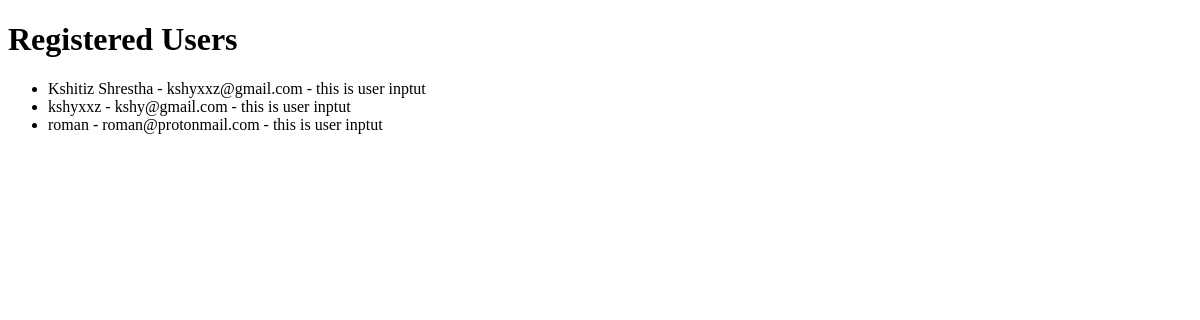
Page /registration/ on the earlier database version.
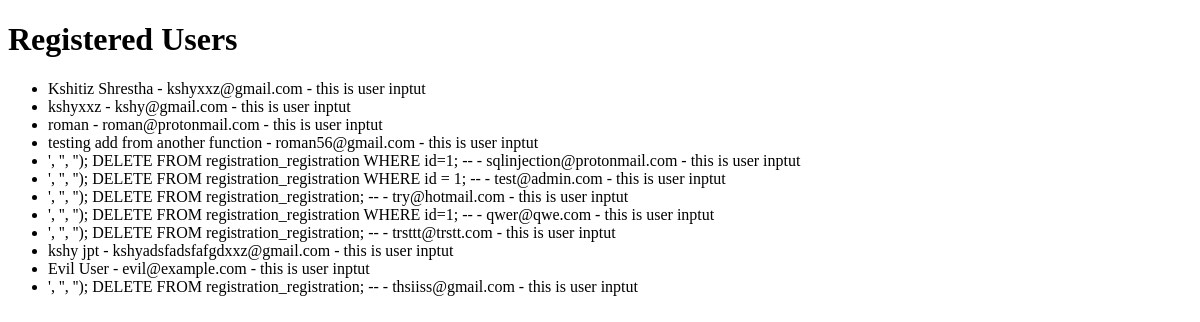
Same page on the later database version.
### registration/models.py (models this page shows)
class Registration(models.Model):
	name = models.CharField(max_length=100)
	email = models.EmailField(unique=True)
	password = models.CharField(max_length=128)

### registration/views.py (the view)
# urls.py: path('',views.list_user, name='list'),
def list_user(request):
	users = Registration.objects.all()
	user_input = "this is user inptut"
	return render(request, 'registration/list.html', {'users': users, 'user_input': user_input})

### registration/templates/registration/list.html (shortened to what this page needs)
<!doctype html>
<html lang="en">
	<head>
	</head>
	<body>
		<h1>Registered Users</h1>
		<ul>
			{% for user in users %}
			<li>{{ user.name }} - {{ user.email }} - {{ user_input }}</li>
			{% endfor %}
		</ul>
	</body>
</html>

Differences in the rows shown:
added Registration: name "testing add from another function", email "roman56@gmail.com", user_input "this is user inptut"
added Registration: name "', '', ''); DELETE FROM registration_registration WHERE id=1; --", email "sqlinjection@protonmail.com", user_input "this is user inptut"
added Registration: name "', '', ''); DELETE FROM registration_registration WHERE id = 1; --", email "test@admin.com", user_input "this is user inptut"
added Registration: name "', '', ''); DELETE FROM registration_registration; --", email "try@hotmail.com", user_input "this is user inptut"
added Registration: name "', '', ''); DELETE FROM registration_registration WHERE id=1; --", email "qwer@qwe.com", user_input "this is user inptut"
added Registration: name "', '', ''); DELETE FROM registration_registration; --", email "trsttt@trstt.com", user_input "this is user inptut"
added Registration: name "kshy jpt", email "kshyadsfadsfafgdxxz@gmail.com", user_input "this is user inptut"
added Registration: name "Evil User", email "evil@example.com", user_input "this is user inptut"
added Registration: name "', '', ''); DELETE FROM registration_registration; --", email "thsiiss@gmail.com", user_input "this is user inptut"
